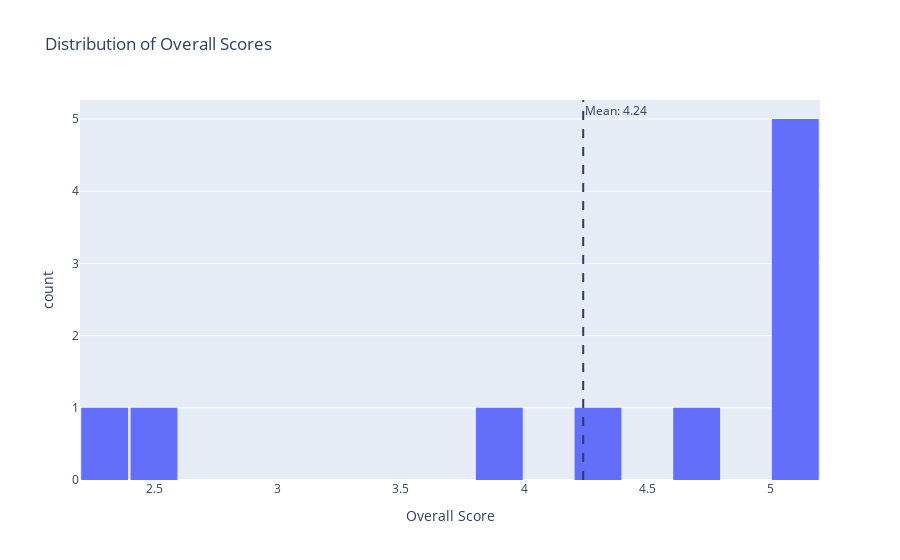

Notebook code for this chart:
### Code cell
overall_histogram(final_df)

### Figure 1 — Plotly figure (JSON) as saved in the notebook; plotly's stock layout.template omitted (floating-point values rounded to 4 significant figures)
{"data": [{"alignmentgroup": "True", "bingroup": "x", "hovertemplate": "Overall Score=%{x}<br>count=%{y}<extra></extra>", "legendgroup": "", "marker": {"color": "#636efa", "pattern": {"shape": ""}}, "name": "", "nbinsx": 20, "offsetgroup": "", "orientation": "v", "showlegend": false, "type": "histogram", "x": [5, 5, 5, 4.7, 2.2, 2.4, 5, 5, 3.9, 4.2], "xaxis": "x", "yaxis": "y"}], "layout": {"annotations": [{"showarrow": false, "text": "Mean: 4.24", "x": 4.24, "xanchor": "left", "xref": "x", "y": 1, "yanchor": "top", "yref": "y domain"}], "bargap": 0.05, "barmode": "relative", "legend": {"tracegroupgap": 0}, "shapes": [{"line": {"dash": "dash"}, "type": "line", "x0": 4.24, "x1": 4.24, "xref": "x", "y0": 0, "y1": 1, "yref": "y domain"}], "title": {"text": "Distribution of Overall Scores"}, "xaxis": {"anchor": "y", "domain": [0, 1], "dtick": 0.5, "title": {"text": "Overall Score"}}, "yaxis": {"anchor": "x", "domain": [0, 1], "title": {"text": "count"}}}}
